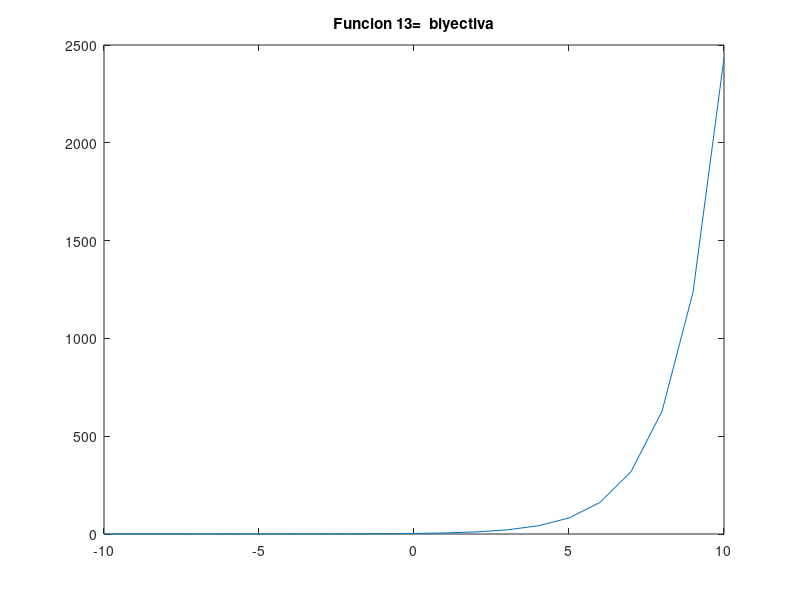

The MATLAB source for this figure:
% Script de Octave
% Titulo      :Funciones trascendentes
% Author      :Astrit Lariza Garcia Castillo
% Date        :20211123
% Version     :1
% Usage       :octave> cd /path/
% Notes       :Requiere aplicacion octave 


clear

x= -10:1:10;
 
rx= sec(7 ./ 9).^(2*x+3);

plot(x, rx);


title(['Funcion 13=  biyectiva']);
disp("Esta funcion es subrayectiva por que ningun elemento del codominio y sobra respecto al dominio");
disp("Esta funcion es inyectiva porque al trazar una rectar hacia el eje x, esta no  corta mas de un punto la recta");
disp("Por lo tanto es biyectiva por que cumple con ambas clasificaciones");